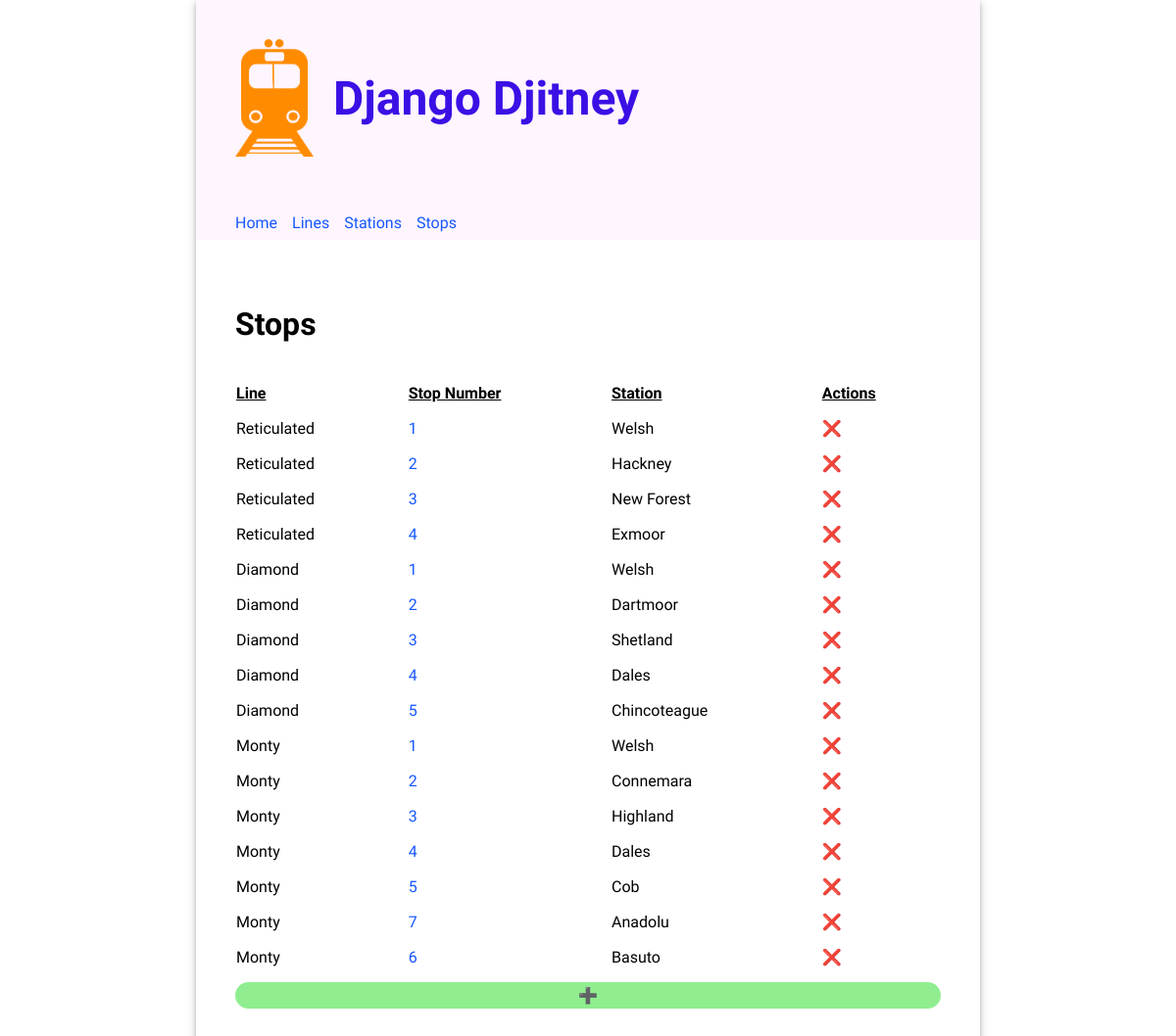
The app's page /stops/ with its own data.
### routes/models.py (models this page shows, shortened)
class Stop(models.Model):
  class Meta:
    unique_together = (('line', 'stop_number'))
  line = models.ForeignKey(Line, on_delete=models.CASCADE)
  station = models.ForeignKey(Station, on_delete=models.CASCADE)
  stop_number = models.PositiveIntegerField()

class Line(models.Model):
  name = models.CharField(unique=True, max_length=200)
  schedule = models.TimeField()

class Station(models.Model):
  name = models.CharField(unique=True, max_length=200)
  accessible = models.BooleanField(default=False)
  age = models.PositiveSmallIntegerField()
  last_cleaned_date = models.DateField()

### routes/views.py (the view)
# urls.py: path("stops/", views.StopsView.as_view(), name="stops"),
class StopsView(ListView):
  model = Stop
  template_name = "routes/stops.html"

### routes/templates/routes/stops.html (shortened to what this page needs)
{% extends 'base.html' %}
{% load static %}
{% block content %}
  <div>
    <h2>Stops</h2>
    <table class="line-table">
      <thead>
        <tr>
          <th>Line</th>
          <th>Stop Number</th>
          <th>Station</th>
          <th>Actions</th>
        </tr>
      </thead>
      <tbody>
      {% for stop in object_list %}
        <tr>
          <td>{{ stop.line.name }}</td>
          <td><a href="{% url "update_stop" stop.id %}">{{ stop.stop_number }}</a></td>
          <td>{{ stop.station.name }}</td>
          <td><a href="{% url "delete_stop" stop.id %}" style="text-decoration: none; color: inherit;">❌</a></td>
        </tr>
      {% endfor %}
      </tbody>
    </table>
    <a href="{% url "create_stop" %}" style="display: inherit; text-align: center; border-radius: 15px; text-decoration: none; color: inherit; padding: 4px; background-color: lightgreen;">➕</a>
  </div>
{% endblock %}

### routes/static/routes/style.css (style rules this page uses)
body { font-family: "Oxygen", sans-serif; margin: 0; }
main h2 { font-size: 2em; }
main table { text-align: left; border-collapse: separate; border-spacing: 0 15px; width: 100%; }
main table th { text-align: left; border-collapse: separate; border-spacing: 0 15px; text-decoration: underline; }
a { text-decoration: none; color: #1557ff; }

### records on screen
Stop: line.name "Reticulated", stop_number "1", station.name "Welsh"
Stop: line.name "Reticulated", stop_number "2", station.name "Hackney"
Stop: line.name "Reticulated", stop_number "3", station.name "New Forest"
Stop: line.name "Reticulated", stop_number "4", station.name "Exmoor"
Stop: line.name "Diamond", stop_number "1", station.name "Welsh"
Stop: line.name "Diamond", stop_number "2", station.name "Dartmoor"
Stop: line.name "Diamond", stop_number "3", station.name "Shetland"
Stop: line.name "Diamond", stop_number "4", station.name "Dales"
Stop: line.name "Diamond", stop_number "5", station.name "Chincoteague"
Stop: line.name "Monty", stop_number "1", station.name "Welsh"
Stop: line.name "Monty", stop_number "2", station.name "Connemara"
Stop: line.name "Monty", stop_number "3", station.name "Highland"
Stop: line.name "Monty", stop_number "4", station.name "Dales"
Stop: line.name "Monty", stop_number "5", station.name "Cob"
Stop: line.name "Monty", stop_number "7", station.name "Anadolu"
Stop: line.name "Monty", stop_number "6", station.name "Basuto"
